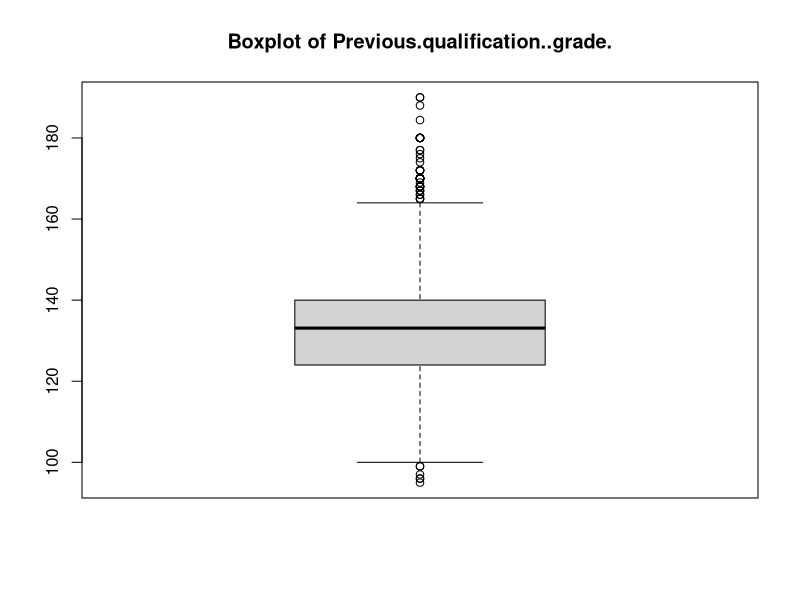
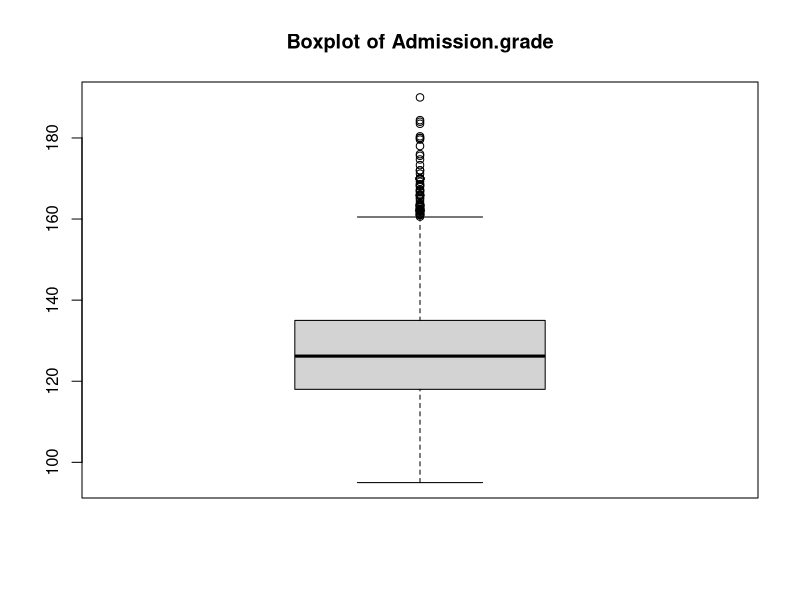
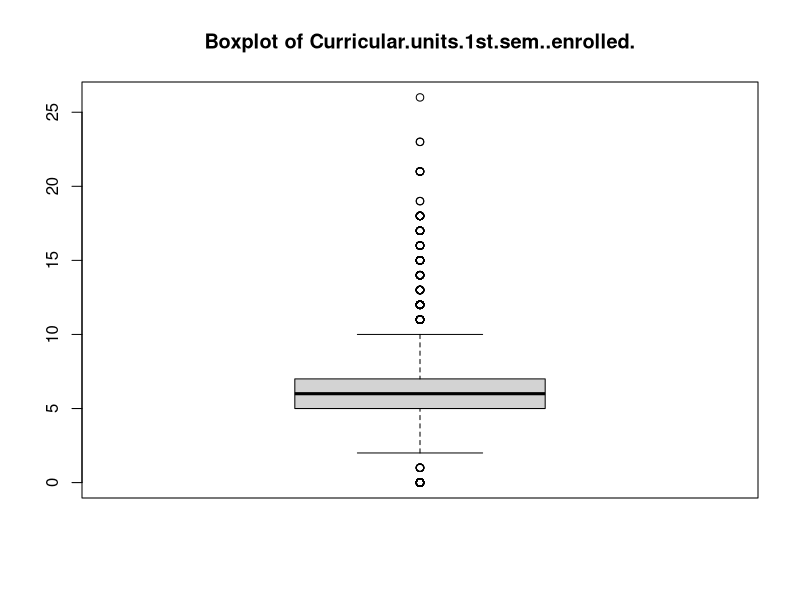
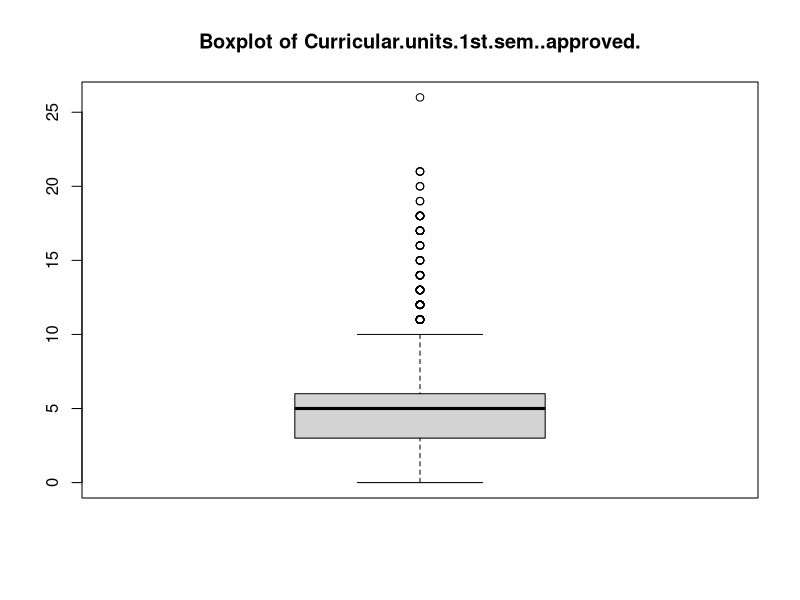
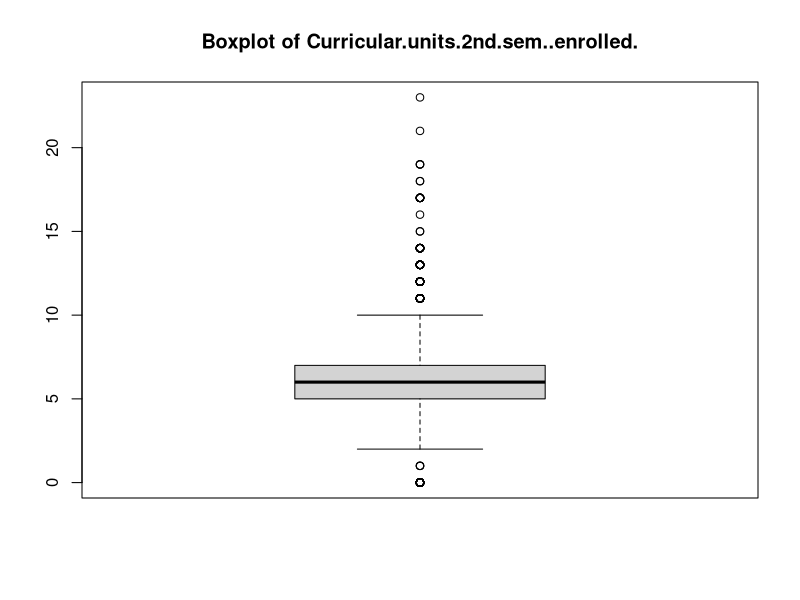
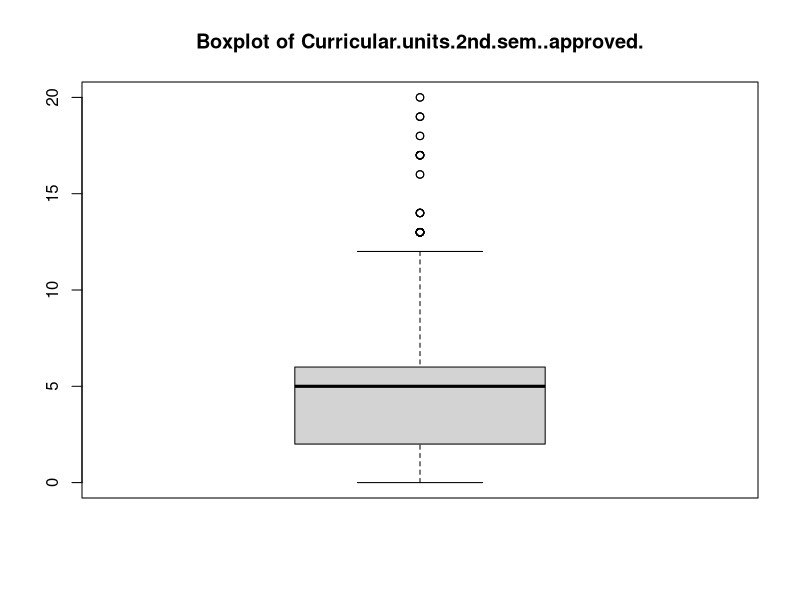
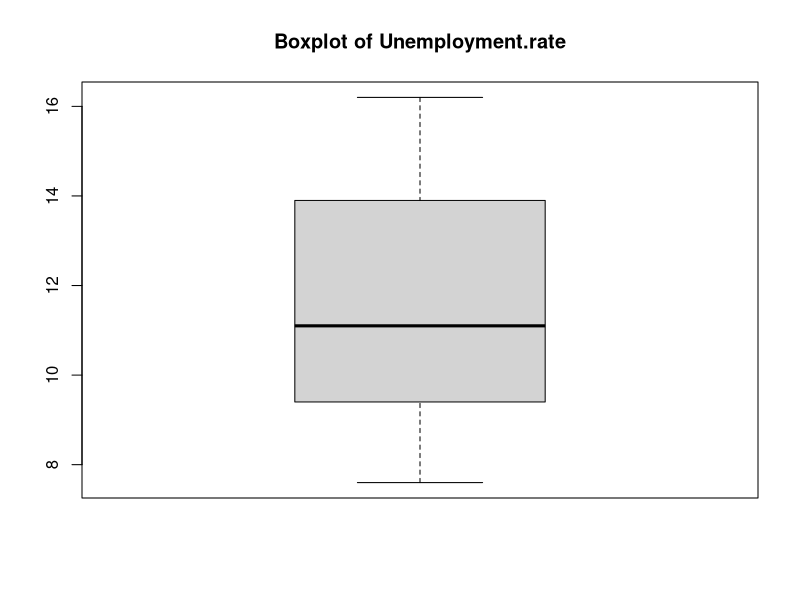
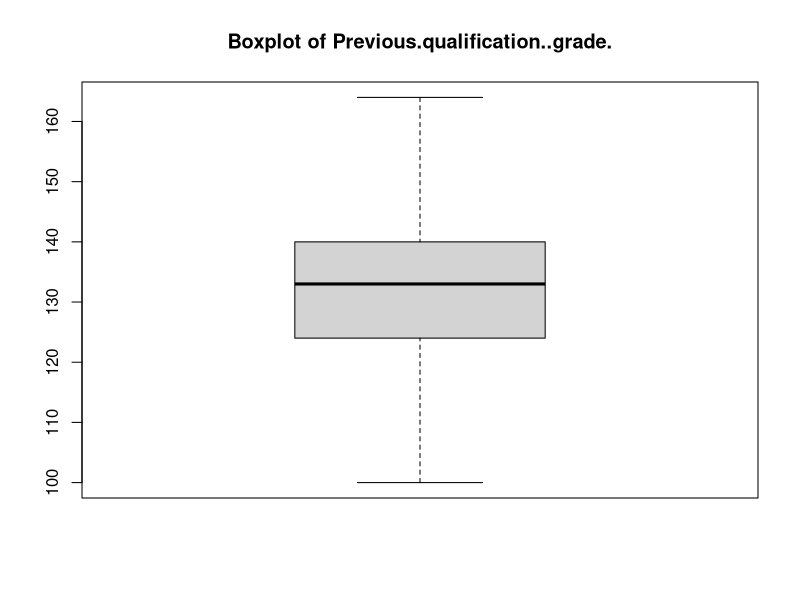

These charts were generated, in order, by the following R code:
## ---- chunk 1
knitr::opts_chunk$set(echo = TRUE)
## ---- chunk 2
data <- read.csv("data_with10NA.csv")
## ---- chunk 3
names(data)
class(data)
class(data[,1])
sapply(data, class)
## ---- chunk 4
category_mappings <- list(
    Marital.status = list(levels = c(1,2,3,4,5,6), labels = c("single", "married", "widowed", "divorced", "facto union", "legally separated")),
    Application.order = list(levels = c(0,1,2,3,4,5,6,9), labels = c("first choice", "second choice", "third choice", "fourth choice", "fifth choice", "sixth choice", "seventh chioce","last choice")),
    Course = list(levels = c(33,171,8014,9003,9070, 9085, 9119, 9130, 9147, 9238, 9254, 9500, 9556, 9670, 9773, 9853, 9991), labels = c("Biofuel Production Technologies", "Animation and Multimedia Design", "Social Service (evening attendance)", "Agronomy", "Communication Design", "Veterinary Nursing", "Informatics Engineering", "Equinculture", "Management", "Social Service", "Tourism", "Nursing", "Oral Hygiene", "Advertising and Marketing Management", "Journalism and Communication", "Basic Education", "Management (evening attendance)")),
    Daytime.evening.attendance = list(levels = c(0,1), labels = c("evening", "daytime")),
    Previous.qualification = list(levels = c(1,2,3,4,5,6,9,10,12,14,15,19,38,39,40,42,43), labels = c("Secondary education", "Higher education - bachelor's degree", "Higher education - degree", "Higher education - master's", "Higher education - doctorate", "Frequency of higher education", "12th year of schooling - not completed", "11th year of schooling - not completed", "Other - 11th year of schooling", "10th year of schooling", "10th year of schooling - not completed", "Basic education 3rd cycle (9th/10th/11th year) or equiv.", "Basic education 2nd cycle (6th/7th/8th year) or equiv.", "Technological specialization course", "Higher education - degree (1st cycle)", "Professional higher technical course", "Higher education - master (2nd cycle)")),
    Nacionality = list(levels = c(1,2,6,11,13,14,17,21,22,24,25,26,32,41,62,100,101,103,105,108,109), labels = c("Portuguese", "German", "Spanish", "Italian", "Dutch", "English", "Lithuanian", "Angolan", "Cape Verdean", "Guinean", "Mozambican", "Santomean", "Turkish", "Brazilian", "Romanian", "Moldova (Republic of)", "Mexican", "Ukrainian", "Russian", "Cuban", "Colombian")),
    Displaced = list(levels = c(0,1), labels = c("no", "yes")),
    Educational.special.needs = list(levels = c(0,1), labels = c("no", "yes")),
    Debtor = list(levels = c(0,1), labels = c("no", "yes")),
    Gender = list(levels = c(0,1), labels = c("female","male")),
    Scholarship.holder = list(levels = c(0,1), labels = c("no", "yes"))
)

## ---- chunk 5
for (col in names(category_mappings)) {
  if (class(data[[col]]) == "integer") {
    data[[col]] <- factor(data[[col]], levels = category_mappings[[col]]$levels, labels = category_mappings[[col]]$labels)
    print(paste("Column", col, "has been converted to factor"))
  }
}

data$Target <- factor(data$Target)
## ---- chunk 6
summary(data)
## ---- chunk 7
numeric_cols <- sapply(data, is.numeric)

for (col in names(data)[numeric_cols]) {
  boxplot(data[[col]], main=paste("Boxplot of", col))
  #hist(data[[col]], main=paste("Histogram of", col))
  #print(shapiro.test(data[[col]]))
}
## ---- chunk 8
remove_outliers <- function(x) {
  qnt <- quantile(x, probs=c(.25, .75), na.rm = TRUE)
  H <- 1.5 * IQR(x, na.rm = TRUE)
  y <- x
  y[x < (qnt[1] - H)] <- NA
  y[x > (qnt[2] + H)] <- NA
  return(y)
}


data_without_outliers<-apply(data[,numeric_cols], 2, function(x)remove_outliers(x))
data_without_outliers<-na.omit(data_without_outliers)
data_without_outliers<-as.data.frame(data_without_outliers)
head(data_without_outliers)

## ---- chunk 9
for (col in names(data_without_outliers)) {
  boxplot(data_without_outliers[[col]], main=paste("Boxplot of", col))
}

summary(data_without_outliers)

